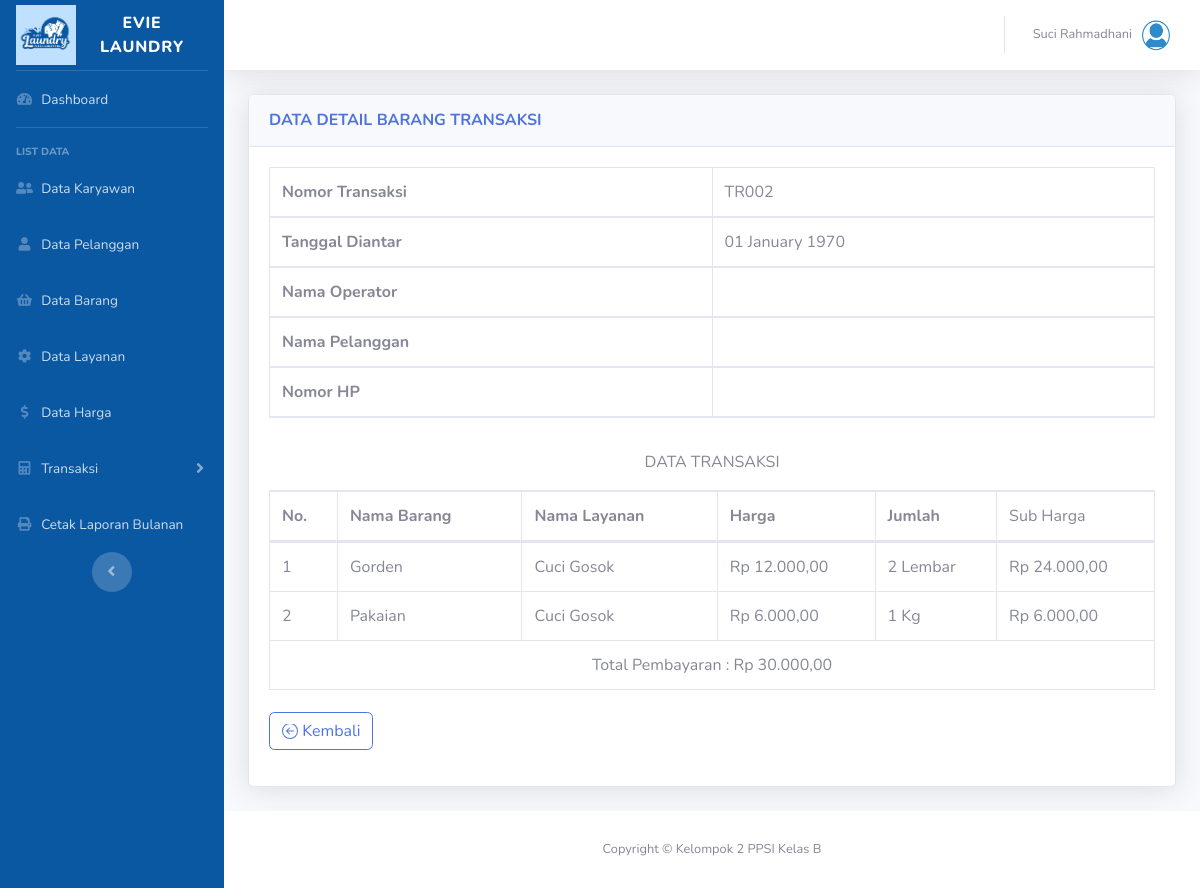
/transaksi_data_selesai_detail.php?id_transaksi=TR002 (signed in), run on the app's committed database.
### tables this page shows
CREATE TABLE `detail_transaksi` (
  `id_barang_layanan` varchar(5) NOT NULL,
  `id_transaksi` varchar(5) NOT NULL,
  `ukuran` int(11) NOT NULL
);

CREATE TABLE `barang` (
  `id_barang` varchar(5) NOT NULL,
  `nama_barang` varchar(30) NOT NULL
);

CREATE TABLE `layanan` (
  `id_layanan` varchar(5) NOT NULL,
  `layanan` varchar(30) NOT NULL
);

CREATE TABLE `barang_layanan` (
  `id_barang_layanan` varchar(5) NOT NULL,
  `id_barang` varchar(5) NOT NULL,
  `id_layanan` varchar(5) NOT NULL,
  `satuan` varchar(20) NOT NULL,
  `harga` int(11) NOT NULL
);

### transaksi_data_selesai_detail.php (the view, shortened to what this page needs)
<?php
    $id_transaksi = $_REQUEST['id_transaksi'];
    $no = 1;
?>
<!DOCTYPE html>
<html lang="en">
<head>
    <link href="vendor/fontawesome-free/css/all.min.css" rel="stylesheet" type="text/css">
    <link href="css/sb-admin-2.min.css" rel="stylesheet">
    <link href="vendor/datatables/dataTables.bootstrap4.min.css" rel="stylesheet">
</head>
<body id="page-top">
    <div id="wrapper">
        <div id="content-wrapper" class="d-flex flex-column">
            <div id="content">
            <?php include"header.php";?>
                <div class="container-fluid">
                    <div class="card shadow mb-4">
                        <div class="card-header py-3">
                            <h6 class="m-0 font-weight-bold text-primary">DATA DETAIL BARANG TRANSAKSI</h6>
                        </div>
                        <div class="card-body">
                            <form class="row g-2 needs-validation" novalidate method="post">
                                <div class="col-md-12 form-group">
                                    <table class="table table-bordered" width="100%" cellspacing="0">
                                        <thead>
                                            <tr>
                                                <th class="col-md-6">Nomor Transaksi</th>
                                                <td><?php echo $id_transaksi?></td>
                                            </tr>
                                            <tr>
                                                <th class="col-md-6">Tanggal Diantar</th>
                                                <td><?php echo date('d F Y', strtotime($tanggal_diantar))?></td>
                                            </tr>
                                            <tr>
                                                <th class="col-md-6">Nama Operator</th>
                                                <td><?php echo $nama_karyawan?></td>
                                            </tr>
                                            <tr>
                                                <th class="col-md-6">Nama Pelanggan</th>
                                                <td><?php echo $nama_pelanggan?></td>
                                            </tr>
                                            <tr>
                                                <th class="col-md-6">Nomor HP</th>
                                                <td><?php echo $no_hp?></td>
                                            </tr>
                                        </thead>
                                    </table>
                                </div>
                                <div class="col-md-12 form-group">
                                    <p class="text-center">DATA TRANSAKSI</p>
                                    <table class="table table-bordered" id="dataTable" width="100%" cellspacing="0">
                                        <thead>
                                            <tr>
                                                <th style="width:20px">No.</th>
                                                <th>Nama Barang</th>
                                                <th>Nama Layanan</th>
                                                <th>Harga</th>
                                                <th>Jumlah</th>
                                                <td>Sub Harga</td>
                                            </tr>
                                        </thead>
                                        <tbody>
                                            <?php
                                                $hasil2 = $conn->query("SELECT * FROM detail_transaksi join barang_layanan on detail_transaksi.id_barang_layanan=barang_layanan.id_barang_layanan
                                                                        join layanan on barang_layanan.id_layanan=layanan.id_layanan
                                                                        join barang on barang_layanan.id_barang=barang.id_barang where detail_transaksi.id_transaksi='$id_transaksi' order by nama_barang");
                                                $tot[]=0;
                                                while($row = $hasil2->fetch_assoc()){
                                            ?>
                                            <tr>
                                                <td><?php echo $no++; ?></td>
                                                <td><?php echo $row['nama_barang']; ?></td>
                                                <td><?php echo $row['layanan']; ?></td>
                                                <td><?php echo "Rp " . number_format($row['harga'],2,',','.');?></td>
                                                <td><?php echo $row['ukuran']," ", $row['satuan']; ?></td>
                                                <td><?php echo "Rp " . number_format($tot[]= $row['harga'] * $row['ukuran'],2,',','.'); ?></td>
                                            </tr>
                                            <?php } ?>
                                            <tr>
                                            <td colspan="8" class="text-center"> Total Pembayaran : <?php echo "Rp " . number_format(array_sum($tot),2,',','.');?> </td>
                                            </tr>
                                        </tbody>
                                    </table>
                                </div>
                                <div class="col-md-12 form-group">
                                    <a style="float:left" href="transaksi_data_selesai.php" class="btn btn-outline-primary btn-mt" name="back">
                                        Kembali
                                    </a>
                                </div>
                            </form>
                        </div>
                    </div>
                </div>
            </div>
        </div>
    </div>
</body>
</html>

### data on the page
detail_transaksi: barang.nama_barang "Gorden", layanan.layanan "Cuci Gosok", id_barang_layanan.harga "12.000,00", ukuran "2", id_barang_layanan.satuan "Lembar", ukuran "24.000,00"
detail_transaksi: barang.nama_barang "Pakaian", layanan.layanan "Cuci Gosok", id_barang_layanan.harga "6.000,00", ukuran "1", id_barang_layanan.satuan "Kg", ukuran "6.000,00"

### other printed values
$_SESSION["nama"] "Suci Rahmadhani"
$id_transaksi "TR002"
date('d F Y', strtotime($tanggal_diantar)) "01 January 1970"
array_sum($tot) "30.000,00"
